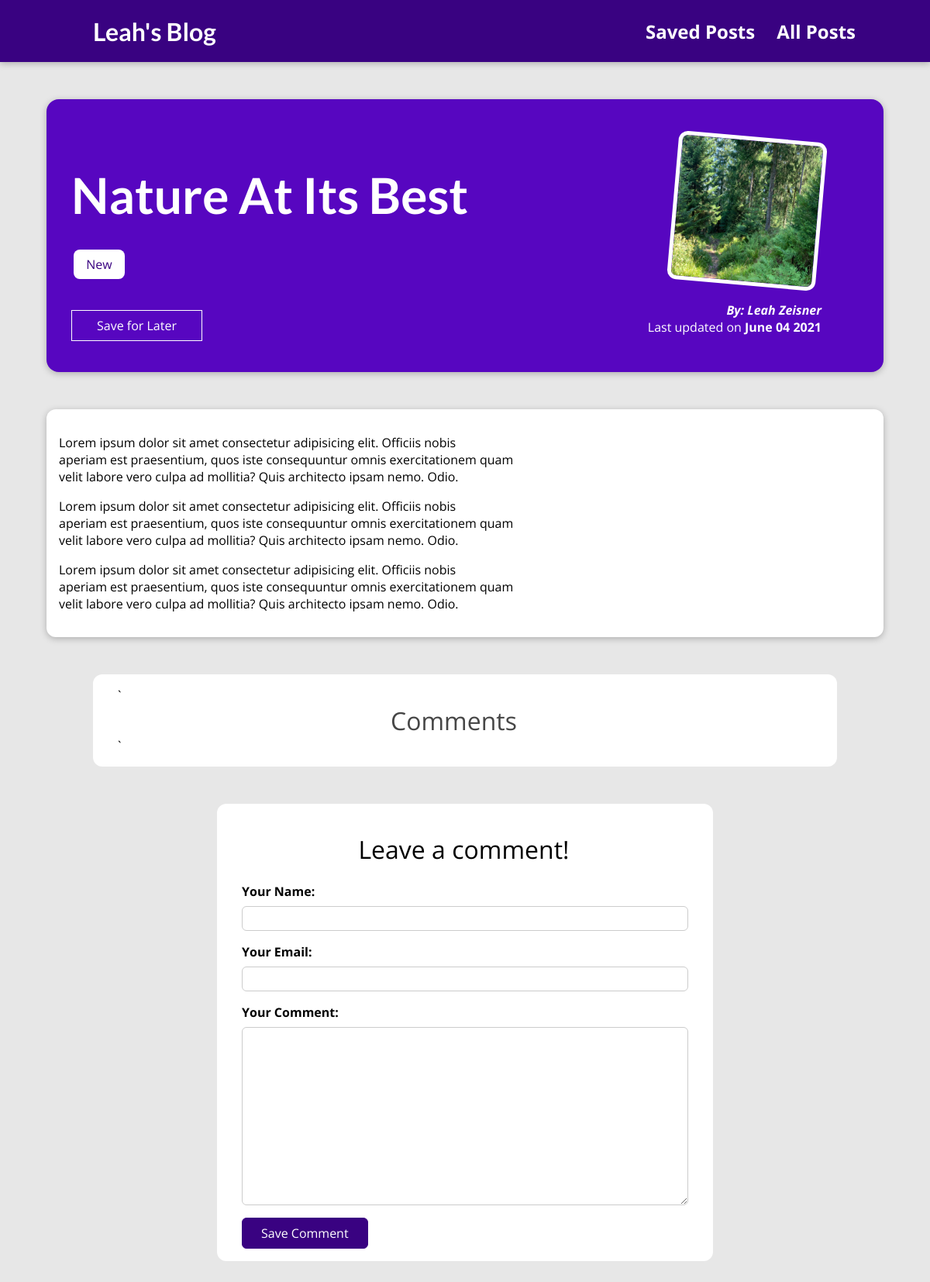
The page /posts/nature-at-its-best on the database its author committed.
### blog/models.py (models this page shows, shortened)
class Post(models.Model):
    title = models.CharField(max_length=150)
    excerpt = models.CharField(max_length=200)
    image = models.ImageField(upload_to="posts", null=True)
    date = models.DateField(auto_now=True)
    slug = models.SlugField(
        unique=True,
        db_index=True
    )
    content = models.TextField(
        validators=[MinLengthValidator(10)]
    )
    author = models.ForeignKey(
        Author,
        null=True,
        on_delete=models.SET_NULL,
        related_name="posts"
    )
    tags = models.ManyToManyField(Tag)

class Tag(models.Model):
    caption = models.CharField(max_length=20)
    def __str__(self):
        return self.caption

class Author(models.Model):
    first_name = models.CharField(max_length=100)
    last_name = models.CharField(max_length=100)
    email_address = models.EmailField()
    def full_name(self):
        return f"{self.first_name} {self.last_name}"
    def __str__(self):
        return self.full_name()

### blog/views.py (the view, shortened to what this page needs)
# urls.py: path("posts/<slug:slug>", views.SinglePostView.as_view(), name="post-detail-page"),
class SinglePostView(View):
    def is_stored_post(self, request, post_id):
        stored_posts = request.session.get("stored_posts")
        return stored_posts is not None and post_id in stored_posts
    def get(self, request, slug):
        post = Post.objects.get(slug = slug)
        context = {
            "post": post,
            "post_tags": post.tags.all(),
            "comment_form": CommentForm(),
            "comments": post.comments.all().order_by("-id"),
            "saved_for_later": self.is_stored_post(request, post.id)
        }
        return render(request, "blog/post-detail.html", context)

### blog/forms.py
class CommentForm(forms.ModelForm):
    class Meta:
        model = Comment
        exclude = ["post"]
        labels = {
            "user_name": "Your Name",
            "user_email": "Your Email",
            "text": "Your Comment",
        }

### blog/templates/blog/post-detail.html (shortened to what this page needs)
{% extends "base.html" %}
{% load static %}
{% block css_files %}
    <link rel="stylesheet" href="{% static "blog/post-detail.css" %}">
{% endblock %}
{% block content %}
    <section id="summary">
        <h2>{{ post.title }}</h2>
        <div>
            {% for tag in post_tags %}
                <span class="tag">{{ tag }}</span>
            {% endfor %}
        </div>
        <div id="read-later">
            <form action="{% url "read-later" %}" method="POST">
                <button>
                    {% if saved_for_later %}
                        Remove From 'Saved Posts'
                    {% else %}
                        Save for Later
                    {% endif %}
                </button>
            </form>
        </div>
        <article>
            <img src="{{ post.image.url }}" alt="{{ post.title }}">
            <address>By: <a href="mailto:{{ post.author.email_address }}">{{ post.author|title }} </a></address>
            <div>
                Last updated on <time>{{ post.date|date:"F d Y" }}</time>
            </div>
        </article>
    </section>
    <main>
        {{ post.content|linebreaks }}
    </main>
    <section id="comments">
    `   <h1 id="comment-title">Comments</h1>`
    </section>
    <div>
        <form id="comment-form" action="{% url "post-detail-page" post.slug %}" method="POST">
            <h1 id="leave-comment">Leave a comment!</h1>
            {% for form_field in comment_form %}
                <div class="form-control {% if form_field.errors %}invalid{% endif %}">
                    {{ form_field.label_tag }}
                    {{ form_field }}
                </div>
            {% endfor %}
            <button>Save Comment</button>
        </form>
    </div>
{% endblock %}

### static/app.css (style rules this page uses)
* { box-sizing: border-box; }
html { font-family: 'Open Sans', 'Lato', sans-serif; }
body { margin: 0; }
h1, h2, h3 { font-family: 'Lato', sans-serif; font-weight: bold; }

### blog/static/blog/post-detail.css (style rules this page uses)
body { background-color: #e7e7e7; }
#summary { margin: 8rem auto 3rem auto; padding: 2rem; width: 90%; max-width: 90rem; border-radius: 16px; background-color: #5706c0; position: relative; box-shadow: 0 2px 8px rgba(0, 0, 0, 0.25); height: 22rem; }
#summary h2 { color: white; font-size: 4rem; margin-bottom: 2.5rem; }
#summary article { position: absolute; top: 2rem; right: 3rem; padding: 1rem 2rem; border-radius: 12px; text-align: right; color: white; }
#summary article img { width: 12rem; height: 12rem; border-radius: 12px; transform: rotateZ(5deg); border: 5px solid white; margin-bottom: 1rem; }
#summary address { font-weight: bold; }
#summary a { color: white; text-decoration: none; }
#summary time { font-weight: bold; }
#read-later { margin: 3rem 0; }
#read-later button { background-color: transparent; border: 1px solid white; padding: 0.5rem 2rem; font: inherit; color: white; cursor: pointer; }
main { width: 90%; max-width: 90rem; margin: 3rem auto; background-color: white; padding: 1rem; border-radius: 12px; box-shadow: 0 2px 8px rgba(0, 0, 0, 0.25); }
.tag { background-color: white; color: #390281; padding: 0.5rem 1rem; border-radius: 8px; margin: 0 0.2rem; }
#comment-form { max-width: 40rem; width: 90%; margin: 3rem auto; border-radius: 12px; background-color: white; box-shadow: 0 2px 8 px rgba(0, 0, 0, 0.25); padding: 1rem; }
#comment-form button { font: inherit; background-color: #390281; color: white; border: 1px solid #390281; padding: 0.5rem 1.5rem; border-radius: 6px; cursor: pointer; margin-left: 1rem; }
.form-control { margin: 1rem }
#comment-form h1 { padding-left: 10.4rem; font: inherit; font-size: 2rem; }
.form-control label { font-weight: bold; margin-bottom: 0.5rem; display: block; }
.form-control input, .form-control textarea { display: block; width: 100%; font: inherit; padding: 0.25rem; border-radius: 6px; border: 1px solid #ccc; }
#comments { max-width: 60rem; width: 90%; margin: 3rem auto; border-radius: 12px; background-color: white; box-shadow: 0 2px 8 px rgba(0, 0, 0, 0.25); padding: 1rem 2rem; }
#comments h1 { padding-left: 22rem; margin: 0; font: inherit; font-size: 2rem; color: #464646; }

### rows shown on the page
Post: title "Nature At Its Best", image (picture), author "Leah Zeisner", date "June 04 2021", content "Lorem ipsum dolor sit amet consectetur adipisicing elit. Officiis nobis aperiam est praesentium, quos iste consequuntur omnis exercitationem quam velit labore vero culpa ad mollitia? Quis architecto ipsam nemo. Odio. Lorem ipsum dolor sit amet consectetur adipisicing elit. Officiis nobis aperiam est praesentium, quos iste consequuntur omnis exercitationem quam velit labore vero culpa ad mollitia? Quis architecto ipsam nemo. Odio. Lorem ipsum dolor sit amet consectetur adipisicing elit. Officiis nobis aperiam est praesentium, quos iste consequuntur omnis exercitationem quam velit labore vero culpa ad mollitia? Quis architecto ipsam nemo. Odio."
Tag: caption "New"
